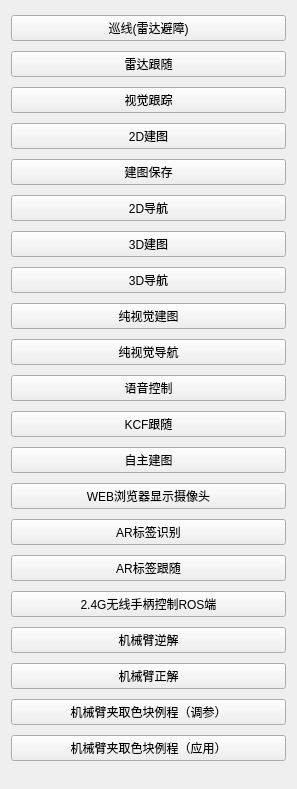
              <widget class="QWidget" name="scrollAreaWidgetContents">
               <property name="geometry">
                <rect>
                 <x>0</x>
                 <y>0</y>
                 <width>297</width>
                 <height>789</height>
                </rect>
               </property>
               <layout class="QVBoxLayout" name="verticalLayout_10">
                <item>
                 <widget class="QPushButton" name="pushButton_linefollower">
                  <property name="text">
                   <string>巡线(雷达避障)</string>
                  </property>
                  <property name="checkable">
                   <bool>true</bool>
                  </property>
                  <property name="checked">
                   <bool>false</bool>
                  </property>
                  <property name="autoRepeat">
                   <bool>false</bool>
                  </property>
                 </widget>
                </item>
                <item>
                 <widget class="QPushButton" name="pushButton_laserfollower">
                  <property name="text">
                   <string>雷达跟随</string>
                  </property>
                  <property name="checkable">
                   <bool>true</bool>
                  </property>
                  <property name="checked">
                   <bool>false</bool>
                  </property>
                  <property name="autoRepeat">
                   <bool>false</bool>
                  </property>
                 </widget>
                </item>
                <item>
                 <widget class="QPushButton" name="pushButton_visfollower">
                  <property name="text">
                   <string>视觉跟踪</string>
                  </property>
                  <property name="checkable">
                   <bool>true</bool>
                  </property>
                  <property name="checked">
                   <bool>false</bool>
                  </property>
                  <property name="autoRepeat">
                   <bool>false</bool>
                  </property>
                 </widget>
                </item>
                <item>
                 <widget class="QPushButton" name="pushButton_2dmap">
                  <property name="text">
                   <string>2D建图</string>
                  </property>
                  <property name="checkable">
                   <bool>true</bool>
                  </property>
                  <property name="checked">
                   <bool>false</bool>
                  </property>
                  <property name="autoRepeat">
                   <bool>false</bool>
                  </property>
                 </widget>
                </item>
                <item>
                 <widget class="QPushButton" name="pushButton_2dmapsave">
                  <property name="text">
                   <string>建图保存</string>
                  </property>
                  <property name="checkable">
                   <bool>true</bool>
                  </property>
                 </widget>
                </item>
                <item>
                 <widget class="QPushButton" name="pushButton_2dnav">
                  <property name="text">
                   <string>2D导航</string>
                  </property>
                  <property name="checkable">
                   <bool>true</bool>
                  </property>
                  <property name="checked">
                   <bool>false</bool>
                  </property>
                  <property name="autoRepeat">
                   <bool>false</bool>
                  </property>
                 </widget>
                </item>
                <item>
                 <widget class="QPushButton" name="pushButton_3dmap">
                  <property name="text">
                   <string>3D建图</string>
                  </property>
                  <property name="checkable">
                   <bool>true</bool>
                  </property>
                  <property name="checked">
                   <bool>false</bool>
                  </property>
                  <property name="autoRepeat">
                   <bool>false</bool>
                  </property>
                 </widget>
                </item>
                <item>
                 <widget class="QPushButton" name="pushButton_3dnav">
                  <property name="text">
                   <string>3D导航</string>
                  </property>
                  <property name="checkable">
                   <bool>true</bool>
                  </property>
                  <property name="checked">
                   <bool>false</bool>
                  </property>
                  <property name="autoRepeat">
                   <bool>false</bool>
                  </property>
                 </widget>
                </item>
                <item>
                 <widget class="QPushButton" name="pushButton_pure3dmap">
                  <property name="text">
                   <string>纯视觉建图</string>
                  </property>
                  <property name="checkable">
                   <bool>true</bool>
                  </property>
                  <property name="checked">
                   <bool>false</bool>
                  </property>
                  <property name="autoRepeat">
                   <bool>false</bool>
                  </property>
                 </widget>
                </item>
                <item>
                 <widget class="QPushButton" name="pushButton_pure3dnav">
                  <property name="text">
                   <string>纯视觉导航</string>
                  </property>
                  <property name="checkable">
                   <bool>true</bool>
                  </property>
                 </widget>
                </item>
                <item>
                 <widget class="QPushButton" name="pushButton_xfmic">
                  <property name="text">
                   <string>语音控制</string>
                  </property>
                  <property name="checkable">
                   <bool>true</bool>
                  </property>
                  <property name="checked">
                   <bool>false</bool>
                  </property>
                  <property name="autoRepeat">
                   <bool>false</bool>
                  </property>
                 </widget>
                </item>
                <item>
                 <widget class="QPushButton" name="pushButton_kcftrack">
                  <property name="text">
                   <string>KCF跟随</string>
                  </property>
                  <property name="checkable">
                   <bool>true</bool>
                  </property>
                  <property name="checked">
                   <bool>false</bool>
                  </property>
                  <property name="autoRepeat">
                   <bool>false</bool>
                  </property>
                 </widget>
                </item>
                <item>
                 <widget class="QPushButton" name="pushButton_rrt">
                  <property name="text">
                   <string>自主建图</string>
                  </property>
                  <property name="checkable">
                   <bool>true</bool>
                  </property>
                  <property name="checked">
                   <bool>false</bool>
                  </property>
                  <property name="autoRepeat">
                   <bool>false</bool>
                  </property>
                 </widget>
                </item>
                <item>
                 <widget class="QPushButton" name="pushButton_webusbcam">
                  <property name="text">
                   <string>WEB浏览器显示摄像头</string>
                  </property>
                  <property name="checkable">
                   <bool>true</bool>
                  </property>
                  <property name="checked">
                   <bool>false</bool>
                  </property>
                  <property name="autoRepeat">
                   <bool>false</bool>
                  </property>
                 </widget>
                </item>
                <item>
                 <widget class="QPushButton" name="pushButton_arlabel">
                  <property name="text">
                   <string>AR标签识别</string>
                  </property>
                  <property name="checkable">
                   <bool>true</bool>
                  </property>
                  <property name="checked">
                   <bool>false</bool>
                  </property>
                  <property name="autoRepeat">
                   <bool>false</bool>
                  </property>
                 </widget>
                </item>
                <item>
                 <widget class="QPushButton" name="pushButton_arfollower">
                  <property name="text">
                   <string>AR标签跟随</string>
                  </property>
                  <property name="checkable">
                   <bool>true</bool>
                  </property>
                  <property name="checked">
                   <bool>false</bool>
                  </property>
                  <property name="autoRepeat">
                   <bool>false</bool>
                  </property>
                 </widget>
                </item>
                <item>
                 <widget class="QPushButton" name="pushButton_joy_control">
                  <property name="text">
                   <string>2.4G无线手柄控制ROS端</string>
                  </property>
                  <property name="checkable">
                   <bool>true</bool>
                  </property>
                  <property name="checked">
                   <bool>false</bool>
                  </property>
                  <property name="autoRepeat">
                   <bool>false</bool>
                  </property>
                 </widget>
                </item>
                <item>
                 <widget class="QPushButton" name="pushButton_moveitik">
                  <property name="text">
                   <string>机械臂逆解</string>
                  </property>
                  <property name="checkable">
                   <bool>true</bool>
                  </property>
                  <property name="checked">
                   <bool>false</bool>
                  </property>
                  <property name="autoRepeat">
                   <bool>false</bool>
                  </property>
                 </widget>
                </item>
                <item>
                 <widget class="QPushButton" name="pushButton_moveitfk">
                  <property name="text">
                   <string>机械臂正解</string>
                  </property>
                  <property name="checkable">
                   <bool>true</bool>
                  </property>
                  <property name="checked">
                   <bool>false</bool>
                  </property>
                  <property name="autoRepeat">
                   <bool>false</bool>
                  </property>
                 </widget>
                </item>
                <item>
                 <widget class="QPushButton" name="pushButton_moveitpick">
                  <property name="text">
                   <string>机械臂夹取色块例程（调参）</string>
                  </property>
                  <property name="checkable">
                   <bool>true</bool>
                  </property>
                  <property name="checked">
                   <bool>false</bool>
                  </property>
                  <property name="autoRepeat">
                   <bool>false</bool>
                  </property>
                 </widget>
                </item>
                <item>
                 <widget class="QPushButton" name="pushButton_moveitpick_2">
                  <property name="text">
                   <string>机械臂夹取色块例程（应用）</string>
                  </property>
                  <property name="checkable">
                   <bool>true</bool>
                  </property>
                  <property name="checked">
                   <bool>false</bool>
                  </property>
                  <property name="autoRepeat">
                   <bool>false</bool>
                  </property>
                 </widget>
                </item>
               </layout>
              </widget>
